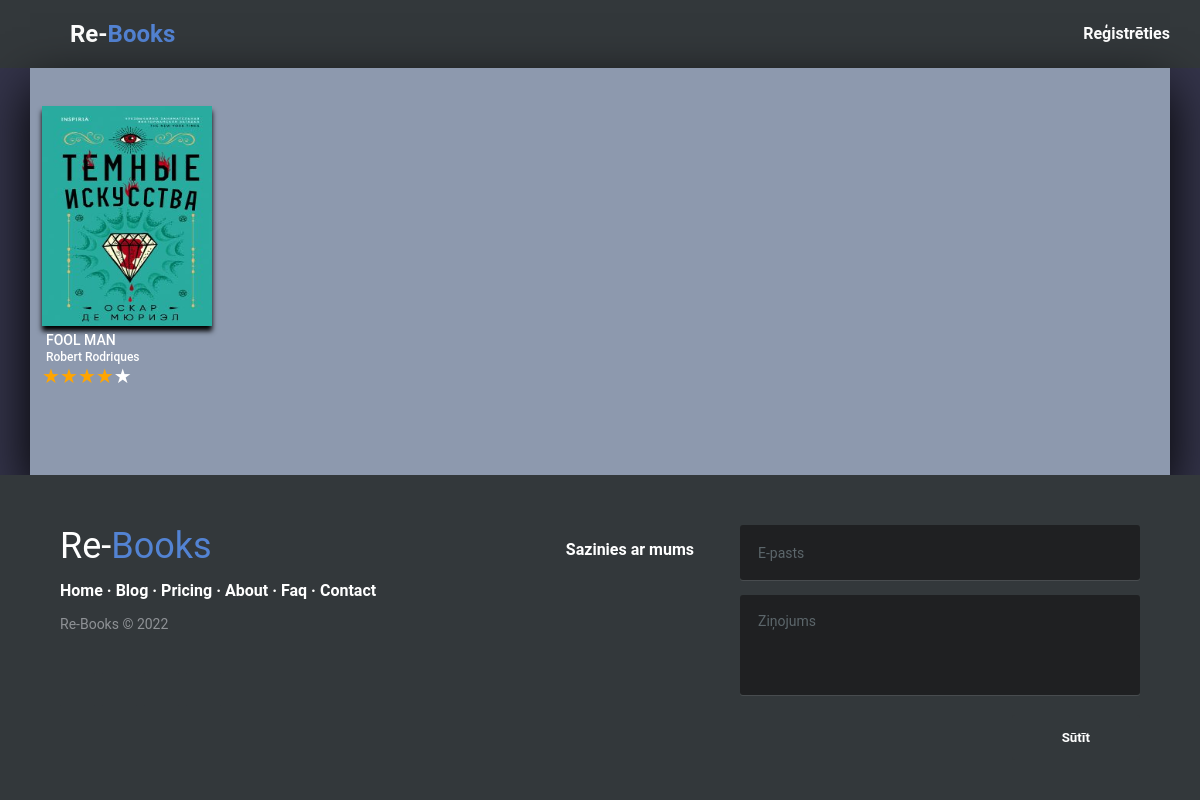
The page /search.php on the database as committed earlier.
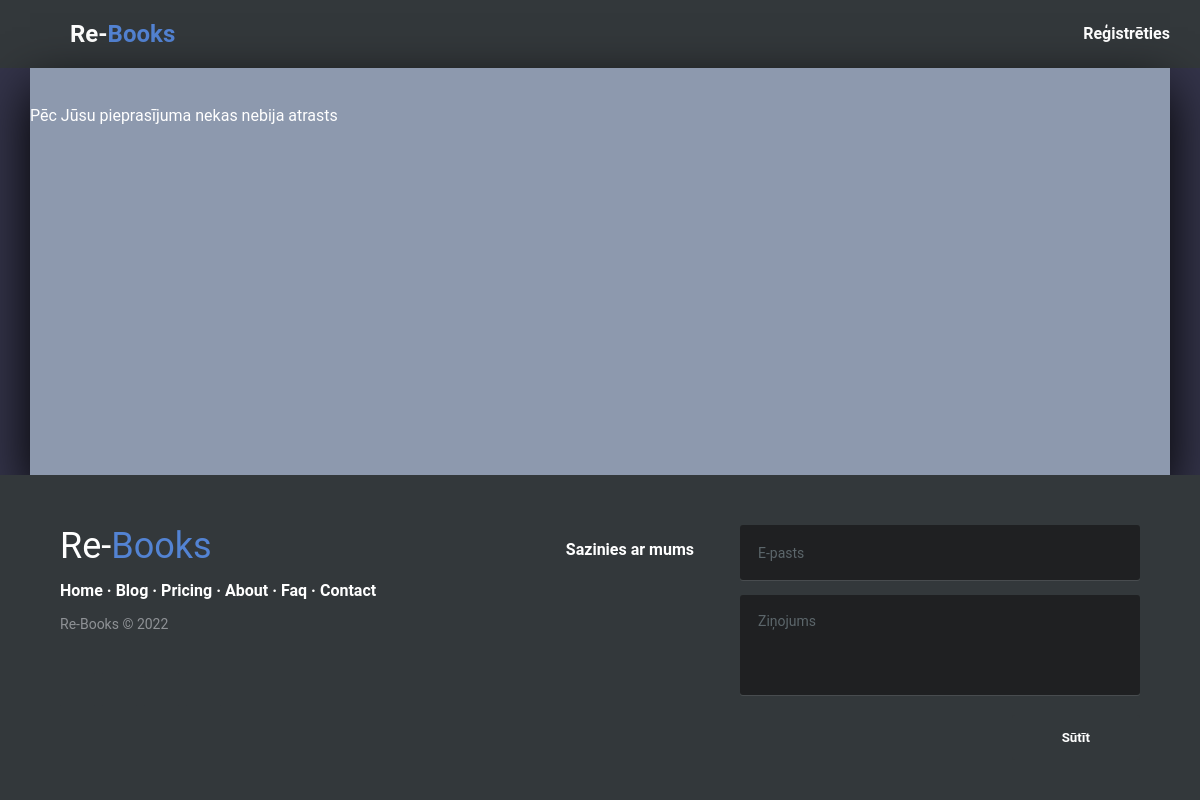
The same page on the database as committed later.
### tables this page shows
CREATE TABLE IF NOT EXISTS `books` (
  `bookID` int NOT NULL AUTO_INCREMENT,
  `title` varchar(255) DEFAULT NULL,
  `author` varchar(100) DEFAULT NULL,
  `description` varchar(1000) DEFAULT NULL,
  `image` varchar(500) DEFAULT NULL,
  `category` varchar(100) DEFAULT NULL,
  `date` date DEFAULT NULL,
  `clicks` bigint DEFAULT NULL,
  PRIMARY KEY (`bookID`)
);

### search.php (the view, shortened to what this page needs)
<?php
require_once "vendor/connect.php";
$str = $_GET['title'];
$sth = "SELECT
            b.bookID
            , b.title
            , b.author
            , b.image
            , (Case When SUM(r.rateIndex)/cout.cout then SUM(r.rateIndex)/cout.cout ELSE 0 END) as total
        FROM books AS b
        LEFT JOIN ratingsystem AS r
            ON b.bookID = r.FK_bookID
        LEFT JOIN (SELECT FK_bookID AS 'book_ID', COUNT(rateIndex) AS 'cout' FROM ratingsystem GROUP BY FK_bookID) AS cout
            ON r.FK_bookID = cout.book_ID
        WHERE b.`title` LIKE '%$str%'
        GROUP BY cout.book_ID, b.bookID, cout.cout";
        $sth_result = mysqli_query($conn, $sth);
        for ($sthdata = []; $row = mysqli_fetch_assoc($sth_result); $sthdata[] = $row);
?>
<!DOCTYPE html>
<html lang="en">
<head>
    <link rel="stylesheet" href="./assets/css/style.css">
    <link rel="stylesheet" href="./assets/css/nav-bar.css">
    <link rel="stylesheet" href="./assets/css/footer.css">
    <link rel="stylesheet" href="./assets/css/book.css">
    <link rel="stylesheet" href="./assets/css/index.css">
    <link href="http://fonts.cdnfonts.com/css/roboto" rel="stylesheet">
    <link rel="stylesheet" href="https://cdn.jsdelivr.net/npm/swiper/swiper-bundle.min.css"/>
</head>
<body>
    <div class="wrapper">
        <?php include 'assets/views/nav-bar.php';?>
            <div class="main">
                <br><br>
                <?php if($sthdata) {
                    foreach ($sthdata as $row) {?>
                        <div class="swiper-slide">
                        <div class="book-cover mySwiper">
                            <span class="link">
                                <a href="book-page.php?bookID=<?=$row['bookID'];?>">
                                    <div class="book-img slide">
                                        <img src="<?= $row['image']?>" alt="" width="170px" height="220px">
                                    </div>
                                </a>
                                <div class="book-title">
                                    <p class="book-name"><?= $row['title'] ?></p>
                                    <p class="author"><?= $row['author'] ?></p>
                                    <div class="rating" data-total-value="<?php echo round($row['total']) ?>">
                                        <div class="rating-item" data-item-value="5">★</div>
                                        <div class="rating-item" data-item-value="4">★</div>
                                        <div class="rating-item" data-item-value="3">★</div>
                                        <div class="rating-item" data-item-value="2">★</div>
                                        <div class="rating-item" data-item-value="1">★</div>
                                    </div>
                                </div>
                            </span>
                        </div>
                    </div>
                <?php }
                } else {
                    echo "Pēc Jūsu pieprasījuma nekas nebija atrasts";
                }?>
            </div>
    </div>
</body>
</html>

Rows that differ between the two databases and show on the page:
removed books: image (picture), title "FOOL MAN", author "Robert Rodriques", $row['total'] 4 (drawn)
Other text that changed with them:
text now shown: "Pēc Jūsu pieprasījuma nekas nebija atrasts"
